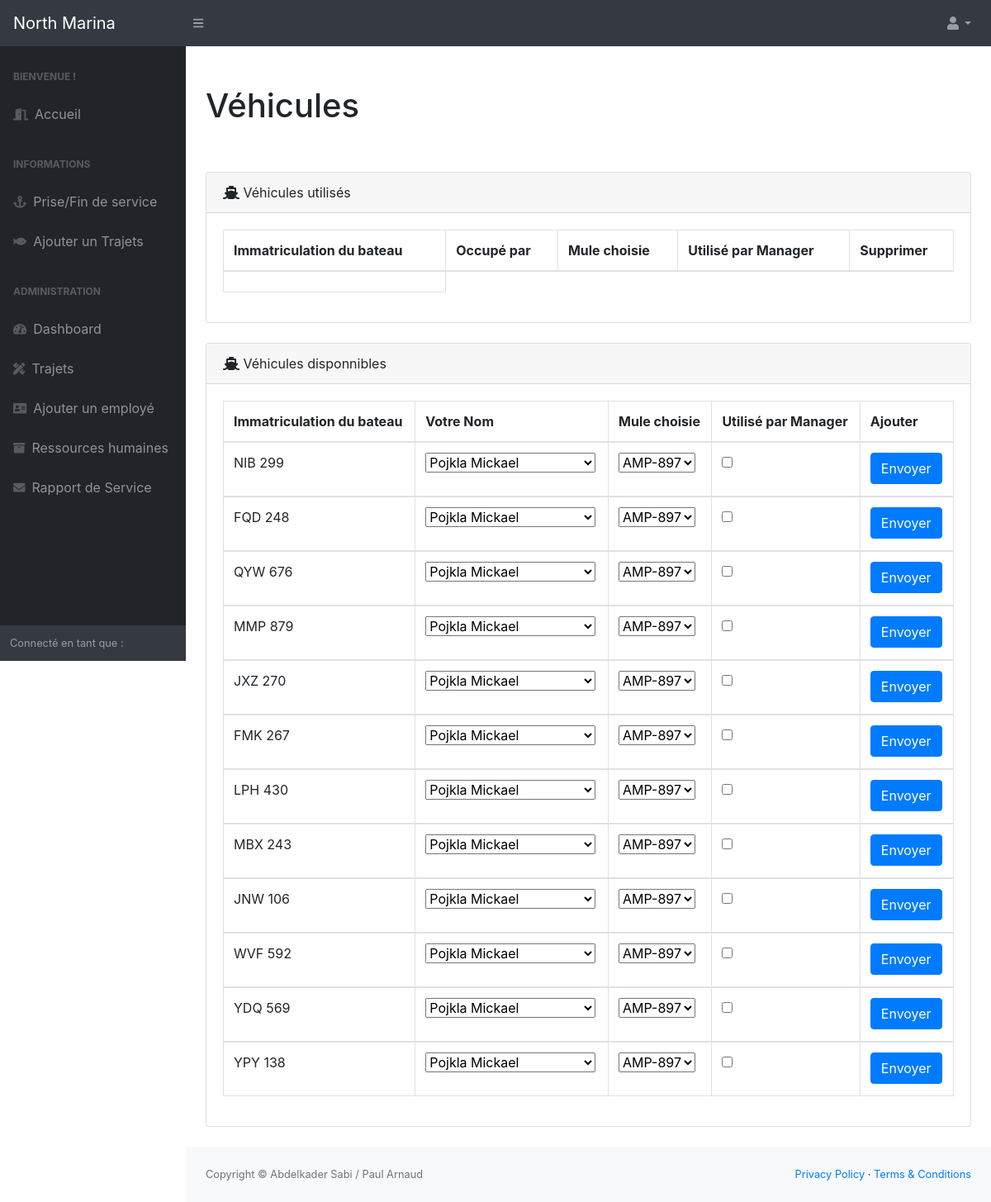
The app's page /service.php with its own data.
### tables this page shows
CREATE TABLE IF NOT EXISTS `bateau` (
  `id` int(11) NOT NULL AUTO_INCREMENT,
  `immat_bateau` varchar(10) DEFAULT NULL,
  PRIMARY KEY (`id`)
);

### service.php (the view, shortened to what this page needs)
<?php include 'contents/header.php';
    include 'contents/menu.php';?>
            <div id="layoutSidenav_content">
                <main>
                    <div class="container-fluid">
                        <h1 class="mt-4">Véhicules</h1>
                        	<br></br>
                        <div class="card mb-4">
                            <div class="card-header">
                                <i class="fas fa-ship"></i>
                                Véhicules utilisés
                            </div>
                            <?php $pdo = DB::getInstance()->getPDO(); ?>
                            <div class="card-body">
                                <div class="table-responsive">
                                    <table class="table table-bordered" id="dataTable" width="100%" cellspacing="0">
                                        <thead>
                                            <tr>
                                                <th>Immatriculation du bateau</th>
                                                <th>Occupé par</th>
                                                <th>Mule choisie</th>
                                                <th>Utilisé par Manager</th>
                                                <th>Supprimer</th>
                                            </tr>
                                        </thead>
                                        <tbody>
                                            <tr>
                                                <td>
                                            	</td>
                                            </tr>
                                        </tbody>
                                    </table>
                                </div>
                            </div>
                        </div>
                        <div class="card mb-4">
                            <div class="card-header">
                                <i class="fas fa-ship"></i>
                                Véhicules disponnibles
                            </div>
                            <div class="card-body">
                                <div class="table-responsive">
                                    <table class="table table-bordered" id="dataTable" width="100%" cellspacing="0">
                                        <thead>
                                            <tr>
                                                <th>Immatriculation du bateau</th>
                                                <th>Votre Nom</th>
                                                <th>Mule choisie</th>
                                                <th>Utilisé par Manager</th>
                                                <th>Ajouter</th>
                                            </tr>
                                        </thead>
                                        <?php
                                        $sql = 'SELECT immat_bateau FROM bateau';
                                        	foreach($pdo->query($sql) as $row){?>
                                        <tbody>
                                            <tr>
                                                <td>
                                                	<?php echo $row['immat_bateau']."</p>";?>
                                            	</td>
                                                <?php
                                                $select = 'SELECT id, nom, prenom FROM employes';
                                                ?>
                                                <td>
                                                	<select name="personne" id="personne">
                                                		<?php foreach($pdo->query($select) as $value){?>
												        <option value="<?php echo $value['id'];?>">
												        	<?php echo $value['nom']."</p>";?>
												        </option>
												        <?php } ?>
												    </select>
												</td>
												<?php
                                                $select2 = 'SELECT id,immat FROM mules';?>
												<td>
													<select name="mules" id="mules">
                                                		<?php foreach($pdo->query($select2) as $value2){?>
												        <option value="<?php $value2['id'];?>">
												        	<?php echo $value2['immat']."</p>";?>
												        </option>
												        <?php } ?>
												    </select>
												</td>
												<td>
								    				<input type="checkbox" id="manager" value="oui" name="manager">
												</td>
												<td>
													<input type="submit" name="button2" class="btn btn-primary" value="Envoyer">
												</td>
                                            </tr>
                                        </tbody>
                                    	<?php } ?>
                                    </table>
                                </div>
                            </div>
                        </div>
                    </div>
                </main>
<?php include 'contents/footer.php'?>

### contents/header.php (shortened to what this page needs)
<!DOCTYPE html>
<html lang="fr">
    <head>
        <link href="css/styles.css" rel="stylesheet" />
        <link href="https://cdn.datatables.net/1.10.20/css/dataTables.bootstrap4.min.css" rel="stylesheet" />
    </head>

### contents/menu.php (shortened to what this page needs)
<body class="sb-nav-fixed">
    <nav class="sb-topnav navbar navbar-expand navbar-dark bg-dark">
        <a class="navbar-brand" href="accueil2.php">North Marina</a>
        <button class="btn btn-link btn-sm order-1 order-lg-0" id="sidebarToggle" href="#"><i class="fas fa-bars"></i></button>
        <ul class="navbar-nav ml-auto ml-md-0">
            <li class="nav-item dropdown">
                <a class="nav-link dropdown-toggle" id="userDropdown" href="#" role="button" data-toggle="dropdown" aria-haspopup="true" aria-expanded="false"><i class="fas fa-user fa-fw"></i></a>
            </li>
        </ul>
    </nav>
    <div id="layoutSidenav">
        <div id="layoutSidenav_nav">
            <nav class="sb-sidenav accordion sb-sidenav-dark" id="sidenavAccordion">
                <div class="sb-sidenav-menu">
                    <div class="nav">
                        <div class="sb-sidenav-menu-heading">Bienvenue !</div>
                        <a class="nav-link" href="index2.php">
                            <div class="sb-nav-link-icon"><i class="fas fa-door-open"></i></div>
                            Accueil
                        </a> <div class="sb-sidenav-menu-heading">Informations</div>
                        <a class="nav-link" href="presence.php">
                            <div class="sb-nav-link-icon"><i class="fas fa-anchor"></i></div>
                            Prise/Fin de service
                        </a>
                        <a class="nav-link" href="addrun.php">
                            <div class="sb-nav-link-icon"><i class="fas fa-fish"></i></div>
                            Ajouter un Trajets
                        </a>
                        <div class="sb-sidenav-menu-heading">Administration</div>
                        <a class="nav-link" href="accueil2.php">
                            <div class="sb-nav-link-icon"><i class="fas fa-tachometer-alt"></i></div>
                            Dashboard
                        </a>
                        <a class="nav-link" href="run.php">
                            <div class="sb-nav-link-icon"><i class="fas fa-pencil-ruler"></i></div>
                            Trajets
                        </a>
                        <a class="nav-link" href="addemploye.php">
                            <div class="sb-nav-link-icon"><i class="fas fa-address-card"></i></div>
                            Ajouter un employé
                        </a>
                        <a class="nav-link" href="tables.php">
                            <div class="sb-nav-link-icon"><i class="fas fa-archive"></i></div>
                            Ressources humaines
                        </a>
                        <a class="nav-link" href="service_report.php">
                            <div class="sb-nav-link-icon"><i class="fa fa-envelope"></i></div>
                            Rapport de Service
                        </a>
                    </div>
                </div>
                <div class="sb-sidenav-footer">
                    <div class="small">Connecté en tant que :</div>
                </div>
            </nav>
        </div>

### contents/footer.php (shortened to what this page needs)
<footer class="py-4 bg-light mt-auto">
                    <div class="container-fluid">
                        <div class="d-flex align-items-center justify-content-between small">
                            <div class="text-muted">Copyright &copy; Abdelkader Sabi / Paul Arnaud </div>
                            <div>
                                <a href="#">Privacy Policy</a>
                                &middot;
                                <a href="#">Terms &amp; Conditions</a>
                            </div>
                        </div>
                    </div>
                </footer>
            </div>
        </div>
    </body>
</html>

### records on screen
bateau: immat_bateau "NIB 299"
bateau: immat_bateau "FQD 248"
bateau: immat_bateau "QYW 676"
bateau: immat_bateau "MMP 879"
bateau: immat_bateau "JXZ 270"
bateau: immat_bateau "FMK 267"
bateau: immat_bateau "LPH 430"
bateau: immat_bateau "MBX 243"
bateau: immat_bateau "JNW 106"
bateau: immat_bateau "WVF 592"
bateau: immat_bateau "YDQ 569"
bateau: immat_bateau "YPY 138"

### other values on screen
form field personne "Pojkla Mickael"
form field mules "AMP-897"
